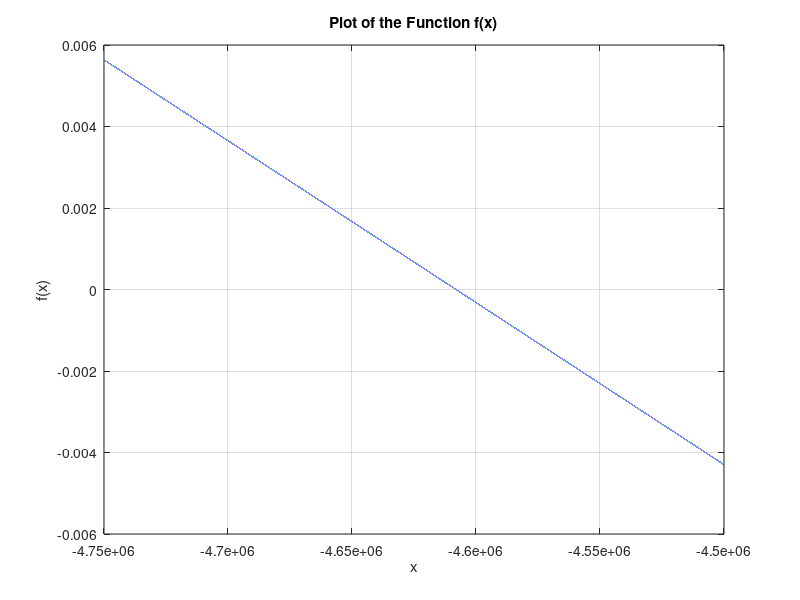

This figure's MATLAB source: (Note: this script raises an error after producing the figure.)
% This is a script to compare the Pyhton and Mathematica results regarding
% the computation of alpha (file n°6)

% Define the parameters
R0 = 8.5;
eta_val =  1.8958e8;
mu_val = 2.3446e9;
lambda_t = 3.6;

% Define the function f(x)
f = @(x) -1 + R0 * sqrt((eta_val + x)/mu_val) * cot(R0 * sqrt((eta_val + x)/mu_val)) + (3 * R0)/(2* lambda_t);

% Define the range of x values
x = linspace(-475e4, -450e4, 100000);
% Initialize y array
y = zeros(size(x));

% Compute y values using a loop
for i = 1:length(x)
    y(i) = f(x(i));
end

% Plot the function
figure;
plot(x, y);
xlabel('x');
ylabel('f(x)');
title('Plot of the Function f(x)');
grid on;

% Use fzero to find zeros
x0 = 1; % It's the initial guess
x_zero = fzero(f, x0);

fprintf('Zero of the function f(x) is approximately at x = %.4f\n', x_zero);